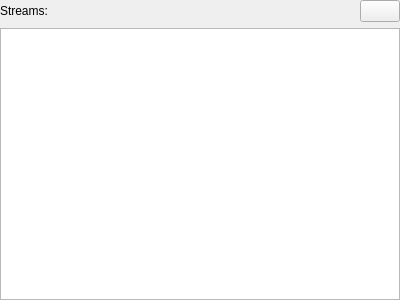
<?xml version="1.0" encoding="UTF-8"?>
<ui version="4.0">
 <class>StreamsWidget</class>
 <widget class="QWidget" name="StreamsWidget">
  <property name="geometry">
   <rect>
    <x>0</x>
    <y>0</y>
    <width>400</width>
    <height>300</height>
   </rect>
  </property>
  <property name="windowTitle">
   <string>Form</string>
  </property>
  <layout class="QVBoxLayout" name="verticalLayout">
   <property name="leftMargin">
    <number>0</number>
   </property>
   <property name="topMargin">
    <number>0</number>
   </property>
   <property name="rightMargin">
    <number>0</number>
   </property>
   <property name="bottomMargin">
    <number>0</number>
   </property>
   <item>
    <layout class="QHBoxLayout" name="horizontalLayout">
     <item>
      <widget class="QLabel" name="label">
       <property name="text">
        <string>Streams:</string>
       </property>
      </widget>
     </item>
     <item>
      <spacer name="horizontalSpacer">
       <property name="orientation">
        <enum>Qt::Horizontal</enum>
       </property>
       <property name="sizeHint" stdset="0">
        <size>
         <width>40</width>
         <height>20</height>
        </size>
       </property>
      </spacer>
     </item>
     <item>
      <widget class="QPushButton" name="backToGamesButton">
       <property name="enabled">
        <bool>true</bool>
       </property>
       <property name="text">
        <string/>
       </property>
       <property name="icon">
        <iconset resource="icons.qrc">
         <normaloff>:/icons/icons/back.png</normaloff>:/icons/icons/back.png</iconset>
       </property>
       <property name="iconSize">
        <size>
         <width>25</width>
         <height>25</height>
        </size>
       </property>
      </widget>
     </item>
    </layout>
   </item>
   <item>
    <widget class="QListWidget" name="streamListWidget"/>
   </item>
  </layout>
 </widget>
 <resources>
  <include location="icons.qrc"/>
 </resources>
 <connections/>
</ui>
